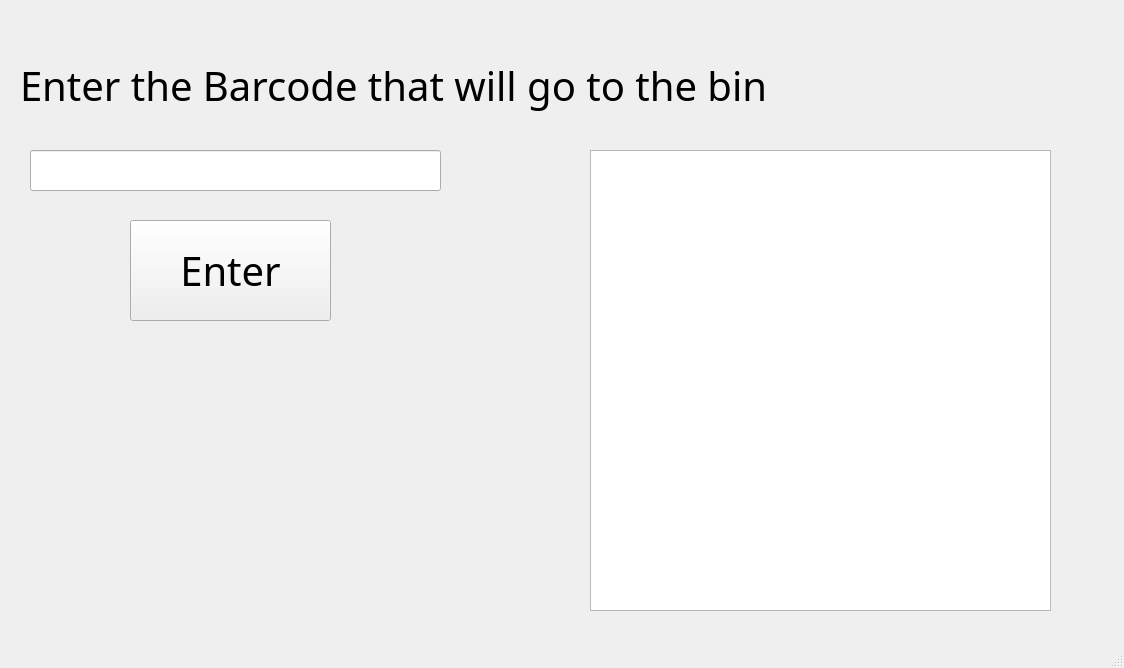
<?xml version="1.0" encoding="UTF-8"?>
<ui version="4.0">
 <class>MainWindow</class>
 <widget class="QMainWindow" name="MainWindow">
  <property name="geometry">
   <rect>
    <x>0</x>
    <y>0</y>
    <width>1124</width>
    <height>668</height>
   </rect>
  </property>
  <property name="windowTitle">
   <string>MainWindow</string>
  </property>
  <widget class="QWidget" name="centralwidget">
   <widget class="QLineEdit" name="lineEdit">
    <property name="geometry">
     <rect>
      <x>30</x>
      <y>150</y>
      <width>411</width>
      <height>41</height>
     </rect>
    </property>
   </widget>
   <widget class="QLabel" name="label">
    <property name="geometry">
     <rect>
      <x>20</x>
      <y>30</y>
      <width>791</width>
      <height>111</height>
     </rect>
    </property>
    <property name="font">
     <font>
      <family>Sitka</family>
      <pointsize>30</pointsize>
     </font>
    </property>
    <property name="text">
     <string>Enter the Barcode that will go to the bin</string>
    </property>
   </widget>
   <widget class="QListView" name="listView">
    <property name="geometry">
     <rect>
      <x>590</x>
      <y>150</y>
      <width>461</width>
      <height>461</height>
     </rect>
    </property>
   </widget>
   <widget class="QPushButton" name="Enter">
    <property name="geometry">
     <rect>
      <x>130</x>
      <y>220</y>
      <width>201</width>
      <height>101</height>
     </rect>
    </property>
    <property name="font">
     <font>
      <family>Sitka</family>
      <pointsize>30</pointsize>
     </font>
    </property>
    <property name="text">
     <string>Enter</string>
    </property>
   </widget>
  </widget>
  <widget class="QMenuBar" name="menubar">
   <property name="geometry">
    <rect>
     <x>0</x>
     <y>0</y>
     <width>1124</width>
     <height>26</height>
    </rect>
   </property>
  </widget>
  <widget class="QStatusBar" name="statusbar"/>
 </widget>
 <resources/>
 <connections/>
</ui>
